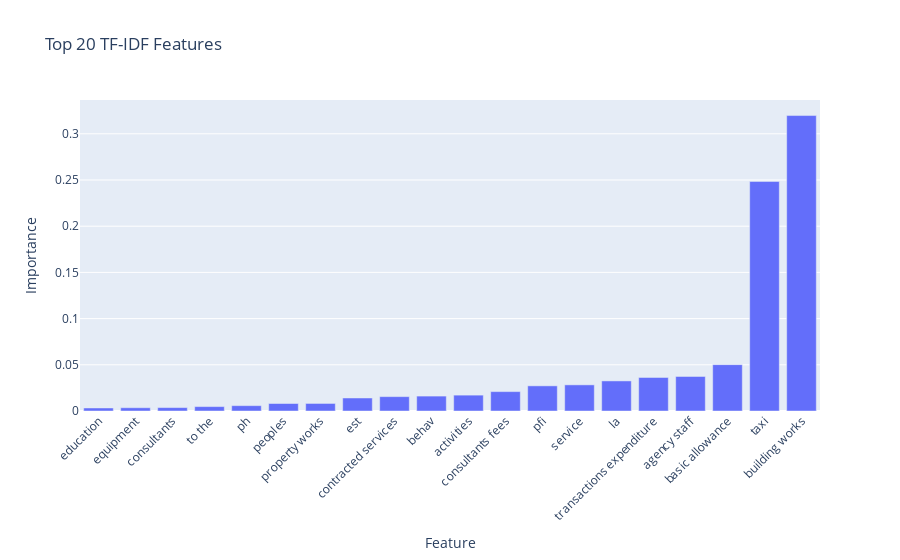

Write notebook code for a chart like this one.
### Code cell
# Get feature names from TF-IDF
feature_names = tfidf.get_feature_names_out()
# Get average importance per feature (approximation using model coefficients)
# Only works if using linear model; for tree-based models, we need feature_importances_
# Here we use XGBoost feature importance
importances = xgb_model.feature_importances_[:len(feature_names)]
top_idx = np.argsort(importances)[-20:]  # top 20
top_features = [feature_names[i] for i in top_idx]
top_importances = importances[top_idx]

fig = px.bar(
    x=top_features,
    y=top_importances,
    labels={'x': 'Feature', 'y': 'Importance'},
    title='Top 20 TF-IDF Features'
)
fig.update_layout(xaxis_tickangle=-45)
fig.show()

### Figure 1 — Plotly figure (JSON) as saved in the notebook; plotly's stock layout.template omitted (floating-point values rounded to 4 significant figures)
{"data": [{"hovertemplate": "Feature=%{x}<br>Importance=%{y}<extra></extra>", "legendgroup": "", "marker": {"color": "#636efa", "pattern": {"shape": ""}}, "name": "", "orientation": "v", "showlegend": false, "textposition": "auto", "type": "bar", "x": ["education", "equipment", "consultants", "to the", "ph", "peoples", "property works", "est", "contracted services", "behav", "activities", "consultants fees", "pfi", "service", "la", "transactions expenditure", "agency staff", "basic allowance", "taxi", "building works"], "xaxis": "x", "y": [0.003285, 0.003531, 0.003687, 0.004757, 0.005772, 0.008109, 0.00817, 0.01409, 0.01555, 0.01614, 0.01718, 0.02099, 0.02722, 0.0283, 0.03255, 0.03632, 0.0374, 0.05017, 0.2483, 0.3198], "yaxis": "y"}], "layout": {"barmode": "relative", "legend": {"tracegroupgap": 0}, "title": {"text": "Top 20 TF-IDF Features"}, "xaxis": {"anchor": "y", "domain": [0, 1], "tickangle": -45, "title": {"text": "Feature"}}, "yaxis": {"anchor": "x", "domain": [0, 1], "title": {"text": "Importance"}}}}
